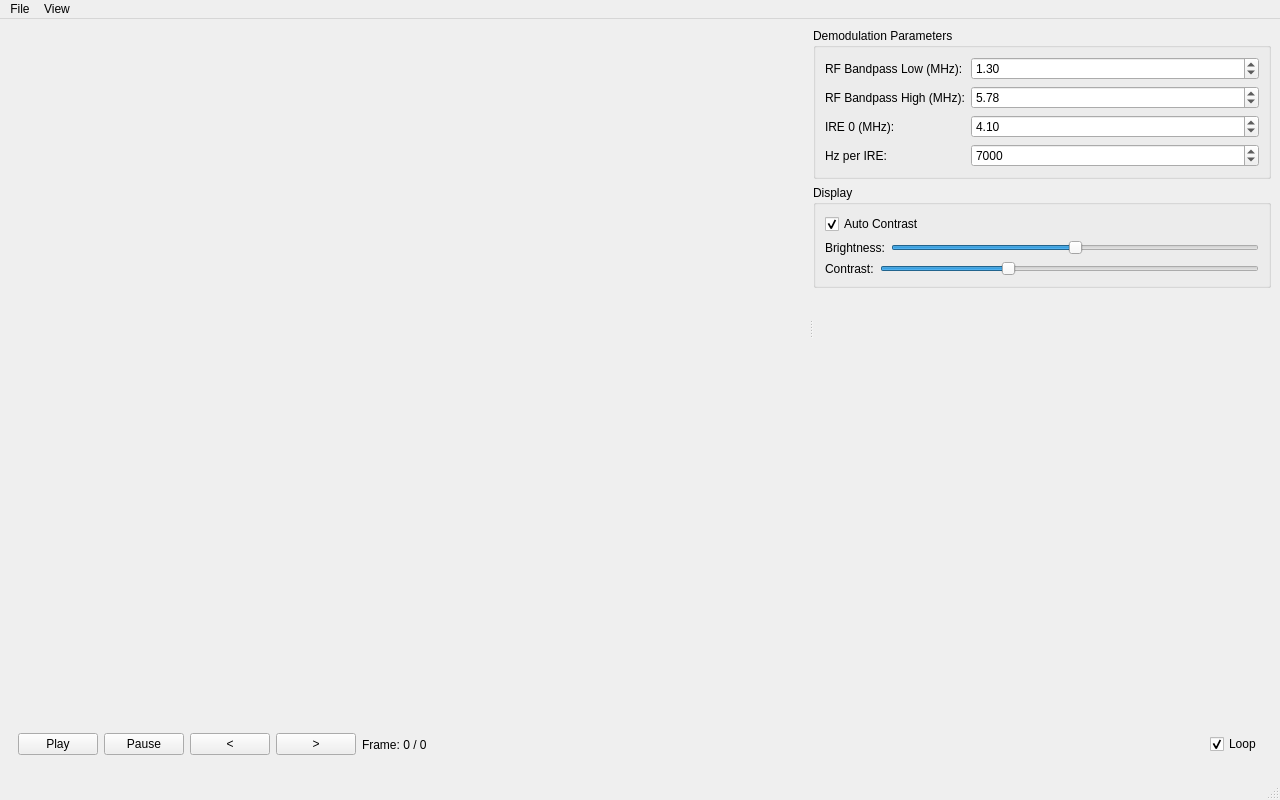
<?xml version="1.0" encoding="UTF-8"?>
<ui version="4.0">
 <class>MainWindow</class>
 <widget class="QMainWindow" name="MainWindow">
  <property name="geometry">
   <rect>
    <x>0</x>
    <y>0</y>
    <width>1280</width>
    <height>800</height>
   </rect>
  </property>
  <property name="windowTitle">
   <string>VHS RF Viewer</string>
  </property>
  <property name="windowIcon">
   <iconset>
    <normaloff>:/images/viewer/signal_color_v01.png</normaloff>:/images/viewer/signal_color_v01.png</iconset>
  </property>
  <widget class="QWidget" name="centralwidget">
   <layout class="QVBoxLayout" name="verticalLayout">
    <item>
     <widget class="QSplitter" name="splitter">
      <property name="orientation">
       <enum>Qt::Horizontal</enum>
      </property>
      <widget class="VideoWidget" name="videoWidget" native="true">
       <property name="minimumSize">
        <size>
         <width>800</width>
         <height>600</height>
        </size>
       </property>
       <layout class="QVBoxLayout" name="verticalLayout_4">
        <item>
         <widget class="QLabel" name="label">
          <property name="frameShape">
           <enum>QFrame::NoFrame</enum>
          </property>
          <property name="text">
           <string/>
          </property>
          <property name="pixmap">
           <pixmap>:/images/viewer/signal_color_v01.png</pixmap>
          </property>
          <property name="scaledContents">
           <bool>true</bool>
          </property>
         </widget>
        </item>
       </layout>
      </widget>
      <widget class="QWidget" name="controlPanel" native="true">
       <layout class="QVBoxLayout" name="verticalLayout_2">
        <item>
         <widget class="QGroupBox" name="demodGroupBox">
          <property name="title">
           <string>Demodulation Parameters</string>
          </property>
          <layout class="QFormLayout" name="formLayout">
           <item row="0" column="0">
            <widget class="QLabel" name="rfBandpassLowLabel">
             <property name="text">
              <string>RF Bandpass Low (MHz):</string>
             </property>
            </widget>
           </item>
           <item row="0" column="1">
            <widget class="QDoubleSpinBox" name="rfBandpassLowSpinBox">
             <property name="minimum">
              <double>0.100000000000000</double>
             </property>
             <property name="maximum">
              <double>10.000000000000000</double>
             </property>
             <property name="singleStep">
              <double>0.100000000000000</double>
             </property>
             <property name="value">
              <double>1.300000000000000</double>
             </property>
            </widget>
           </item>
           <item row="1" column="0">
            <widget class="QLabel" name="rfBandpassHighLabel">
             <property name="text">
              <string>RF Bandpass High (MHz):</string>
             </property>
            </widget>
           </item>
           <item row="1" column="1">
            <widget class="QDoubleSpinBox" name="rfBandpassHighSpinBox">
             <property name="minimum">
              <double>1.000000000000000</double>
             </property>
             <property name="maximum">
              <double>20.000000000000000</double>
             </property>
             <property name="singleStep">
              <double>0.100000000000000</double>
             </property>
             <property name="value">
              <double>5.780000000000000</double>
             </property>
            </widget>
           </item>
           <item row="2" column="0">
            <widget class="QLabel" name="ire0Label">
             <property name="text">
              <string>IRE 0 (MHz):</string>
             </property>
            </widget>
           </item>
           <item row="2" column="1">
            <widget class="QDoubleSpinBox" name="ire0SpinBox">
             <property name="minimum">
              <double>3.000000000000000</double>
             </property>
             <property name="maximum">
              <double>6.000000000000000</double>
             </property>
             <property name="singleStep">
              <double>0.010000000000000</double>
             </property>
             <property name="value">
              <double>4.100000000000000</double>
             </property>
            </widget>
           </item>
           <item row="3" column="0">
            <widget class="QLabel" name="hzPerIreLabel">
             <property name="text">
              <string>Hz per IRE:</string>
             </property>
            </widget>
           </item>
           <item row="3" column="1">
            <widget class="QSpinBox" name="hzPerIreSpinBox">
             <property name="minimum">
              <number>1000</number>
             </property>
             <property name="maximum">
              <number>20000</number>
             </property>
             <property name="singleStep">
              <number>100</number>
             </property>
             <property name="value">
              <number>7000</number>
             </property>
            </widget>
           </item>
          </layout>
         </widget>
        </item>
        <item>
         <widget class="QGroupBox" name="displayGroupBox">
          <property name="title">
           <string>Display</string>
          </property>
          <layout class="QVBoxLayout" name="verticalLayout_3">
           <item>
            <widget class="QCheckBox" name="autoContrastCheckBox">
             <property name="text">
              <string>Auto Contrast</string>
             </property>
             <property name="checked">
              <bool>true</bool>
             </property>
            </widget>
           </item>
           <item>
            <layout class="QHBoxLayout" name="horizontalLayout_4">
             <item>
              <widget class="QLabel" name="brightnessLabel">
               <property name="text">
                <string>Brightness:</string>
               </property>
              </widget>
             </item>
             <item>
              <widget class="QSlider" name="brightnessSlider">
               <property name="minimum">
                <number>-100</number>
               </property>
               <property name="maximum">
                <number>100</number>
               </property>
               <property name="value">
                <number>0</number>
               </property>
               <property name="orientation">
                <enum>Qt::Horizontal</enum>
               </property>
              </widget>
             </item>
            </layout>
           </item>
           <item>
            <layout class="QHBoxLayout" name="horizontalLayout_5">
             <item>
              <widget class="QLabel" name="contrastLabel">
               <property name="text">
                <string>Contrast:</string>
               </property>
              </widget>
             </item>
             <item>
              <widget class="QSlider" name="contrastSlider">
               <property name="minimum">
                <number>50</number>
               </property>
               <property name="maximum">
                <number>200</number>
               </property>
               <property name="value">
                <number>100</number>
               </property>
               <property name="orientation">
                <enum>Qt::Horizontal</enum>
               </property>
              </widget>
             </item>
            </layout>
           </item>
          </layout>
         </widget>
        </item>
        <item>
         <spacer name="verticalSpacer">
          <property name="orientation">
           <enum>Qt::Vertical</enum>
          </property>
          <property name="sizeHint" stdset="0">
           <size>
            <width>20</width>
            <height>40</height>
           </size>
          </property>
         </spacer>
        </item>
       </layout>
      </widget>
     </widget>
    </item>
    <item>
     <widget class="TimelineWidget" name="timelineWidget" native="true">
      <property name="minimumSize">
       <size>
        <width>0</width>
        <height>80</height>
       </size>
      </property>
      <property name="maximumSize">
       <size>
        <width>16777215</width>
        <height>80</height>
       </size>
      </property>
     </widget>
    </item>
    <item>
     <widget class="QWidget" name="transportWidget" native="true">
      <layout class="QHBoxLayout" name="horizontalLayout">
       <item>
        <widget class="QPushButton" name="playButton">
         <property name="text">
          <string>Play</string>
         </property>
        </widget>
       </item>
       <item>
        <widget class="QPushButton" name="pauseButton">
         <property name="text">
          <string>Pause</string>
         </property>
        </widget>
       </item>
       <item>
        <widget class="QPushButton" name="prevFrameButton">
         <property name="text">
          <string>&lt;</string>
         </property>
        </widget>
       </item>
       <item>
        <widget class="QPushButton" name="nextFrameButton">
         <property name="text">
          <string>&gt;</string>
         </property>
        </widget>
       </item>
       <item>
        <widget class="QLabel" name="frameLabel">
         <property name="text">
          <string>Frame: 0 / 0</string>
         </property>
        </widget>
       </item>
       <item>
        <spacer name="horizontalSpacer">
         <property name="orientation">
          <enum>Qt::Horizontal</enum>
         </property>
         <property name="sizeHint" stdset="0">
          <size>
           <width>40</width>
           <height>20</height>
          </size>
         </property>
        </spacer>
       </item>
       <item>
        <widget class="QCheckBox" name="loopCheckBox">
         <property name="text">
          <string>Loop</string>
         </property>
         <property name="checked">
          <bool>true</bool>
         </property>
        </widget>
       </item>
      </layout>
     </widget>
    </item>
   </layout>
  </widget>
  <widget class="QMenuBar" name="menubar">
   <property name="geometry">
    <rect>
     <x>0</x>
     <y>0</y>
     <width>1280</width>
     <height>22</height>
    </rect>
   </property>
   <widget class="QMenu" name="menuFile">
    <property name="title">
     <string>File</string>
    </property>
    <addaction name="actionOpen"/>
    <addaction name="separator"/>
    <addaction name="actionExit"/>
   </widget>
   <widget class="QMenu" name="menuView">
    <property name="title">
     <string>View</string>
    </property>
    <addaction name="actionZoomIn"/>
    <addaction name="actionZoomOut"/>
    <addaction name="actionZoomReset"/>
    <addaction name="separator"/>
    <addaction name="actionToggleSpectrogram"/>
   </widget>
   <addaction name="menuFile"/>
   <addaction name="menuView"/>
  </widget>
  <widget class="QStatusBar" name="statusbar"/>
  <action name="actionOpen">
   <property name="text">
    <string>Open RF File...</string>
   </property>
   <property name="shortcut">
    <string>Ctrl+O</string>
   </property>
  </action>
  <action name="actionExit">
   <property name="text">
    <string>Exit</string>
   </property>
   <property name="shortcut">
    <string>Ctrl+Q</string>
   </property>
  </action>
  <action name="actionZoomIn">
   <property name="text">
    <string>Zoom In</string>
   </property>
   <property name="shortcut">
    <string>Ctrl++</string>
   </property>
  </action>
  <action name="actionZoomOut">
   <property name="text">
    <string>Zoom Out</string>
   </property>
   <property name="shortcut">
    <string>Ctrl+-</string>
   </property>
  </action>
  <action name="actionZoomReset">
   <property name="text">
    <string>Reset Zoom</string>
   </property>
   <property name="shortcut">
    <string>Ctrl+0</string>
   </property>
  </action>
  <action name="actionToggleSpectrogram">
   <property name="checkable">
    <bool>true</bool>
   </property>
   <property name="text">
    <string>Show Spectrogram</string>
   </property>
   <property name="shortcut">
    <string>Ctrl+S</string>
   </property>
  </action>
 </widget>
 <customwidgets>
  <customwidget>
   <class>VideoWidget</class>
   <extends>QWidget</extends>
   <header>videowidget.h</header>
   <container>1</container>
  </customwidget>
  <customwidget>
   <class>TimelineWidget</class>
   <extends>QWidget</extends>
   <header>timelinewidget.h</header>
   <container>1</container>
  </customwidget>
 </customwidgets>
 <resources/>
 <connections/>
</ui>
